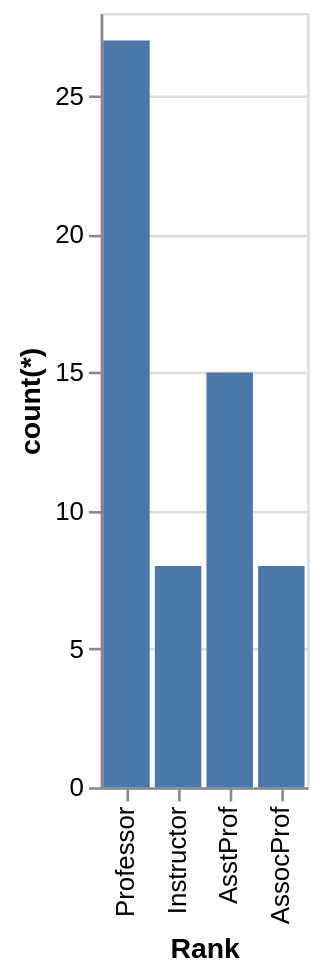

Vega-Lite specification for this chart:
### Vega-Lite specification from a JSON file in a GitHub repository (floating-point values rounded to 4 significant figures)
{"data": {"values": [{"x_data": "Professor", "y_data": 27}, {"x_data": "Instructor", "y_data": 8}, {"x_data": "AsstProf", "y_data": 15}, {"x_data": "AssocProf", "y_data": 8}]}, "mark": "bar", "encoding": {"x": {"field": "x_data", "type": "nominal", "title": "Rank", "sort": "descending"}, "y": {"field": "y_data", "type": "quantitative", "title": "count(*)"}}}
